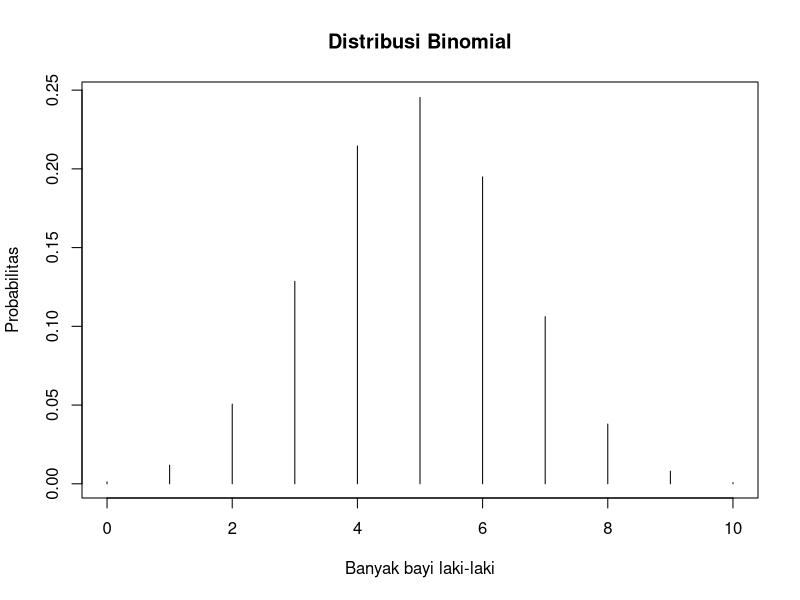

The R source for this figure:
# Poin A
# Jawaban ada di README.md

n <- 10
p <- 0.488

# Poin B
probability <- dbinom(x=3, size=n, prob=p)
probability

# Poin C
probability <- pbinom(q=2, size=n, prob=p, lower.tail=TRUE)
probability

# Poin D 
probability <- pbinom(q=2, size=n, prob=p, lower.tail=FALSE)
probability

# Poin E
nilai_harapan <- n * p
nilai_harapan

simpangan_baku <- sqrt(n * p * (1-p))
simpangan_baku

# Poin F
arr <- 0:10
plot(arr, dbinom(x=arr, size=n, prob=p), 
     type='h',
     main='Distribusi Binomial',
     xlab='Banyak bayi laki-laki',
     ylab='Probabilitas'
)